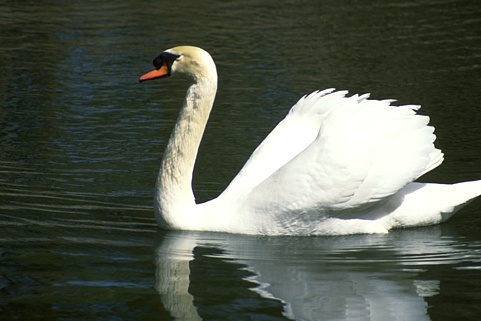
#> input picture Experiments/Image Segmentation exp - v2/Image6/8068.jpg, 481 x 321 px
$ jupyter execute __FCM_workingWithVQ.ipynb
#> lines starting #> are read from the running program, lines starting #| are printed output that depends on the picture
### Experiments/Image Segmentation exp - v2/Image6/fuzzy_cmeans.py
import numpy as np
from scipy.linalg import norm
from scipy.spatial.distance import cdist


class FCM:
    def __init__(self, n_clusters=4, max_iter=100, m=2, error=1e-6):
        super().__init__()
        self.u, self.centers = None, None
        self.n_clusters = n_clusters
        self.max_iter = max_iter
        self.m = m
        self.error = error

    def fit(self, X):
        N = X.shape[0]
        C = self.n_clusters
        centers = []

        u = np.random.dirichlet(np.ones(C), size=N)

        iteration = 0
        while iteration < self.max_iter:
            u2 = u.copy()

            centers = self.next_centers(X, u)
            u = self.next_u(X, centers)
            iteration += 1

            # Stopping rule
            if norm(u - u2) < self.error:
                break

        self.u = u
        self.centers = centers
        return centers

    def next_centers(self, X, u):
        um = u ** self.m
        return (X.T @ um / np.sum(um, axis=0)).transpose()

    def next_u(self, X, centers):
        return self._predict(X, centers)

    def _predict(self, X, centers):
        power = float(2 / (self.m - 1))
        temp = cdist(X, centers) ** power
        denominator_ = temp.reshape((X.shape[0], 1, -1)).repeat(temp.shape[-1], axis=1)
        denominator_ = temp[:, :, np.newaxis] / denominator_

        return 1 / denominator_.sum(2)

    def predict(self, X):
        if len(X.shape) == 1:
            X = np.expand_dims(X, axis=0)

        u = self._predict(X, self.centers)
        return np.argmax(u, axis=-1)

### Experiments/Image Segmentation exp - v2/Image6/__FCM_workingWithVQ.ipynb
[cell 1]
import random
from sklearn.utils.extmath import row_norms
from sklearn.utils.extmath import row_norms, squared_norm, stable_cumsum
import scipy.sparse as sp
from sklearn.metrics.pairwise import euclidean_distances
import matplotlib.pyplot as plt
import numpy as np
import seaborn as sns
from sklearn.datasets.samples_generator import make_blobs
import cv2 as cv
from fuzzy_cmeans import FCM
np.random.seed(0)

[cell 2]
img=cv.imread('8068.jpg')
#> img is the input picture: shape (321, 481, 3); mean B, G, R 81.5, 92.9, 86.6
img=cv.cvtColor(img,cv.COLOR_BGR2RGB)

plt.imshow(img)
plt.xticks([])
plt.yticks([])
plt.grid(False)
plt.show()
pic=cv.cvtColor(img,cv.COLOR_RGB2LUV)
#> pic: shape (321, 481, 3); mean of channels 0, 1, 2 93.1, 94.7, 142.7
plt.imshow(pic)

[cell 3]
#resize the image
img = cv.resize(pic, dsize=(200, 200))
#> img: shape (200, 200, 3); mean of channels 0, 1, 2 92.9, 94.6, 142.6

#
# rearange the image array with the block size of four
#

i=0
j=0
luv=[]

for h in range(100):
    j=0
    for k in range(100):
        luv.append([
            [img[i,j,0],img[i+1,j,0],img[i,j+1,0],img[i+1,j+1,0]],
            [img[i,j,1],img[i+1,j,1],img[i,j+1,1],img[i+1,j+1,1]],
            [img[i,j,2],img[i+1,j,2],img[i,j+1,2],img[i+1,j+1,2]]
        ])

        j=j+2
    i=i+2
#> after the loop, i = 200; luv = 10000 items

luva=np.reshape(np.array(luv),(100,100,3,4))
print('luva.shape',luva.shape)
#| luva.shape (100, 100, 3, 4)

# re-asign the new array format to the image
pic=luva
print('pic.shape',pic.shape)
#| pic.shape (100, 100, 3, 4)

pic_n = pic.reshape(pic.shape[0]*pic.shape[1]* pic.shape[2], pic.shape[3])
print('pic_n.shape',pic_n.shape)
#| pic_n.shape (30000, 4)

x=pic_n

[cell 4]
def _k_init(X, n_clusters, x_squared_norms, random_state, n_local_trials=None):
    """Init n_clusters seeds according to k-means++
    Parameters
    ----------
    X : array or sparse matrix, shape (n_samples, n_features)
        The data to pick seeds for. To avoid memory copy, the input data
        should be double precision (dtype=np.float64).
    n_clusters : integer
        The number of seeds to choose
    x_squared_norms : array, shape (n_samples,)
        Squared Euclidean norm of each data point.
    random_state : int, RandomState instance
        The generator used to initialize the centers. Use an int to make the
        randomness deterministic.
        See :term:`Glossary <random_state>`.
    n_local_trials : integer, optional
        The number of seeding trials for each center (except the first),
        of which the one reducing inertia the most is greedily chosen.
        Set to None to make the number of trials depend logarithmically
        on the number of seeds (2+log(k)); this is the default.
    Notes
    -----
    Selects initial cluster centers for k-mean clustering in a smart way
    to speed up convergence. see: Arthur, D. and Vassilvitskii, S.
    "k-means++: the advantages of careful seeding". ACM-SIAM symposium
    on Discrete algorithms. 2007
    Version ported from http://www.stanford.edu/~darthur/kMeansppTest.zip,
    which is the implementation used in the aforementioned paper.
    """
    n_samples, n_features = X.shape

    centers = np.empty((n_clusters, n_features), dtype=X.dtype)

    assert x_squared_norms is not None, 'x_squared_norms None in _k_init'

    # Set the number of local seeding trials if none is given
    if n_local_trials is None:
        # This is what Arthur/Vassilvitskii tried, but did not report
        # specific results for other than mentioning in the conclusion
        # that it helped.
        n_local_trials = 2 + int(np.log(n_clusters))

    # Pick first center randomly
    center_id = random_state.randint(n_samples)
    if sp.issparse(X):
        centers[0] = X[center_id].toarray()
    else:
        centers[0] = X[center_id]

    # Initialize list of closest distances and calculate current potential
    closest_dist_sq = euclidean_distances(
        centers[0, np.newaxis], X, Y_norm_squared=x_squared_norms,
        squared=True)
    current_pot = closest_dist_sq.sum()

    # Pick the remaining n_clusters-1 points
    for c in range(1, n_clusters):
        # Choose center candidates by sampling with probability proportional
        # to the squared distance to the closest existing center
        rand_vals = random_state.random_sample(n_local_trials) * current_pot
        candidate_ids = np.searchsorted(stable_cumsum(closest_dist_sq),
                                        rand_vals)

        # Compute distances to center candidates
        distance_to_candidates = euclidean_distances(
            X[candidate_ids], X, Y_norm_squared=x_squared_norms, squared=True)

        # Decide which candidate is the best
        best_candidate = None
        best_pot = None
        best_dist_sq = None
        for trial in range(n_local_trials):
            # Compute potential when including center candidate
            new_dist_sq = np.minimum(closest_dist_sq,
                                     distance_to_candidates[trial])
            new_pot = new_dist_sq.sum()

            # Store result if it is the best local trial so far
            if (best_candidate is None) or (new_pot < best_pot):
                best_candidate = candidate_ids[trial]
                best_pot = new_pot
                best_dist_sq = new_dist_sq

        # Permanently add best center candidate found in local tries
        if sp.issparse(X):
            centers[c] = X[best_candidate].toarray()
        else:
            centers[c] = X[best_candidate]
        current_pot = best_pot
        closest_dist_sq = best_dist_sq

    return centers

[cell 5]
import time as t
timearray=[]
segementedImg=[]

clusterssize=[2,3,4,5,6,7,8,9,10]
error=[]

[cell 6]
for i in clusterssize:

    start=t.time()
    fuzzy_cmeans2 = FCM(n_clusters=i,max_iter=50)
    fuzzy_cmeans2.centers=_k_init(x,i, row_norms(x, squared=True), np.random.RandomState(seed=0))
    fuzzy_cmeans2.fit(x)
    timearray.append(t.time()-start)
    label=fuzzy_cmeans2.predict(x)

    pic2show = fuzzy_cmeans2.centers[label]
    cluster_pic = pic2show.reshape(pic.shape[0],pic.shape[1], pic.shape[2], pic.shape[3])
    error.append(np.linalg.norm(pic-cluster_pic))
    print(i)
#> this loop made 9 passes
#> after the loop, error = [10703.7, 7392.7, 3723.2, 3389.9, 3280.1, 2999.9, 2921.6, 2831.3, 2746]; timearray = [0.123, 0.35, 0.212, 0.512, 0.743, 0.857, 0.985, 1.17, 1.25]

[cell 7]
#convert back the clustered image to the original form
#decoding

temp=np.zeros((200,200,3))
i=0
j=0
for h in range(100):
    j=0
    for k in range(100):
        val=cluster_pic[h,k,:,:]

        temp[i,j,0]=val[0][0]
        temp[i+1,j,0]=val[0][1]
        temp[i,j+1,0]=val[0][2]
        temp[i+1,j+1,0]=val[0][3]

        temp[i,j,1]=val[1][0]
        temp[i+1,j,1]=val[1][1]
        temp[i,j+1,1]=val[1][2]
        temp[i+1,j+1,1]=val[1][3]

        temp[i,j,2]=val[2][0]
        temp[i+1,j,2]=val[2][1]
        temp[i,j+1,2]=val[2][2]
        temp[i+1,j+1,2]=val[2][3]

        j=j+2
    i=i+2
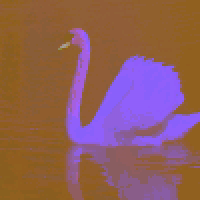
#> temp: shape (200, 200, 3) float64; mean of channels 0, 1, 2 93, 94.7, 142.6; drawn as B, G, R
#> after the loop, i = 200


temp=cv.cvtColor((temp).astype('uint8'),cv.COLOR_LUV2RGB)
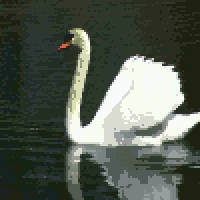
#> temp: shape (200, 200, 3); mean R, G, B 84.3, 92.1, 81.1
plt.imshow(temp)
plt.xticks([])
plt.yticks([])
plt.imshow(temp)
plt.savefig('FCM_SegementdIMg.jpg')
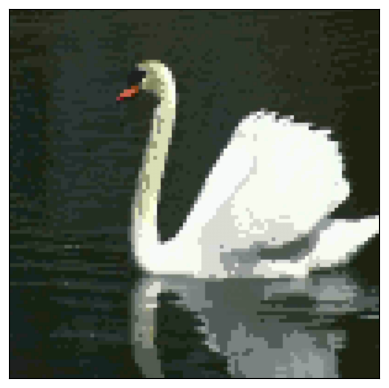
#> figure drawn by matplotlib, 1 panel
plt.show()

[cell 8]
plt.xlabel('Number of Clusters')
plt.ylabel('Error')
plt.plot(clusterssize,error)
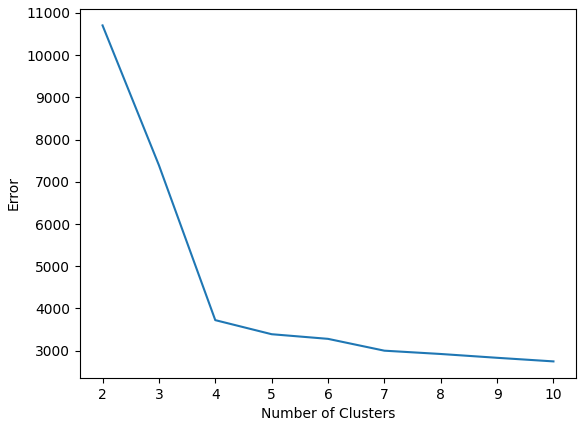
#> figure drawn by matplotlib, 1 panel

[cell 9]
plt.xlabel('Number of Clusters')
plt.ylabel('Time [Sec]')

plt.plot(np.arange(2,11,1),timearray)
np.savetxt("FCM_error.csv", error, delimiter=",")
np.savetxt("FCM_timearray.csv", timearray, delimiter=",")
np.savetxt("FCM_segementedImg.csv", segementedImg, delimiter=",")
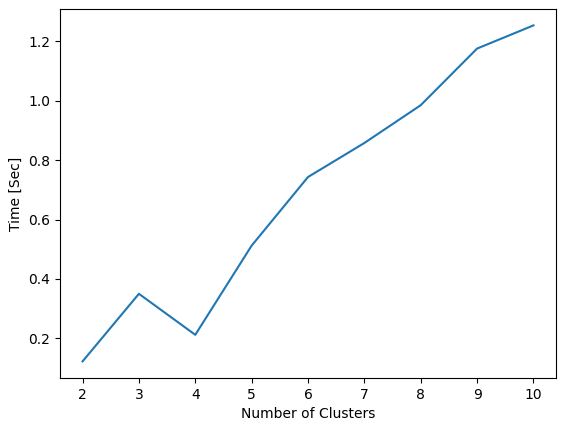
#> figure drawn by matplotlib, 1 panel

[cell 10]
error
#> Out has the same summary as error

$ run again, with Experiments/Image Segmentation exp - v2/Image6/FCM_SegementdIMg.jpg copied over Experiments/Image Segmentation exp - v2/Image6/8068.jpg
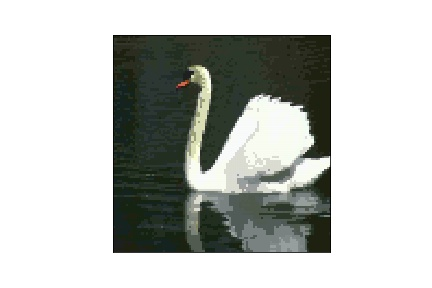
#> input picture Experiments/Image Segmentation exp - v2/Image6/FCM_SegementdIMg.jpg, 432 x 288 px
#> img is the input picture: shape (288, 432, 3); mean B, G, R 188.6, 192.7, 189.7
#> pic: shape (288, 432, 3); mean of channels 0, 1, 2 192.6, 95.3, 138.4
#> after the loop `for h in range(100):`: i = 200; luv = 10000 items
#| luva.shape (100, 100, 3, 4)
#| pic.shape (100, 100, 3, 4)
#| pic_n.shape (30000, 4)
#> the loop `for i in clusterssize: ` made 9 passes
#> after the loop `for i in clusterssize:`: error = [9740.7, 5532.2, 5548.9, 3030.9, 2824, 2752.5, 2621.5, 1919.7, 2007.3]; timearray = [0.0888, 0.161, 0.38, 0.316, 0.492, 0.518, 0.773, 0.976, 1.52]
#> after the loop `for h in range(100):`:
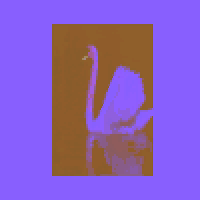
#> temp: shape (200, 200, 3) float64; mean of channels 0, 1, 2 192.4, 95.3, 138.4; drawn as B, G, R
#> after the loop `for h in range(100):`: i = 200
#> `[cell 9] plt.xlabel('Number of Clusters') plt.ylabel('Time [Sec]')  pl..`:
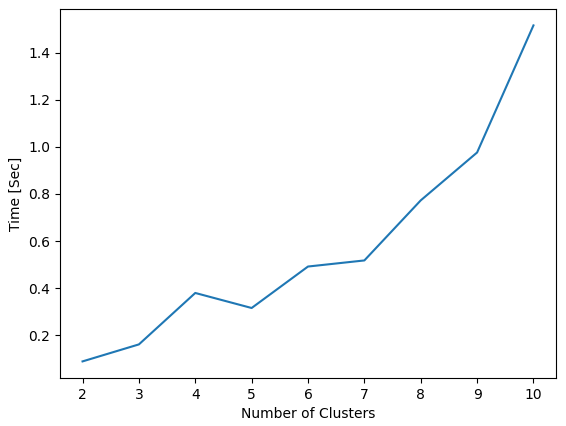
#> figure drawn by matplotlib, 1 panel
#> Out has the same summary as error
